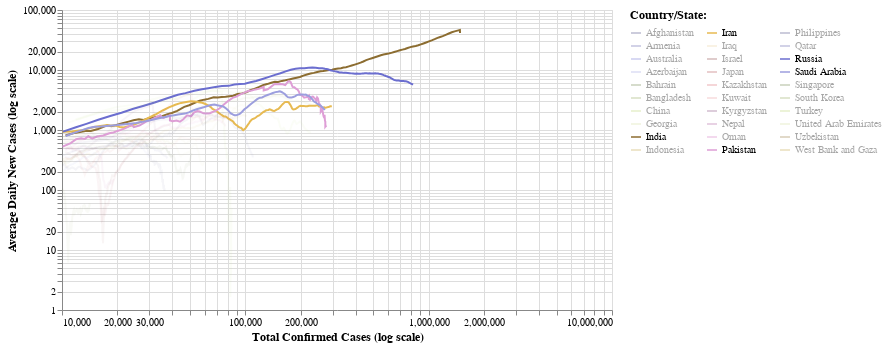

Notebook code cell kept with this figure:
### Markdown cell above
## Asia-Pacific

### Code cell
#hide_input
make_chart(df_asiapacific)

### Figure 1 — Vega-Lite specification as saved in the notebook (floating-point values rounded to 4 significant figures; data arrays with more than 128 entries replaced by an {"elided": "..."} marker saying what was removed)
{"config": {"view": {"continuousWidth": 400, "continuousHeight": 300}, "axis": {"labelFontSize": 10, "titleFontSize": 12}, "legend": {"labelFontSize": 10, "titleFontSize": 12}}, "data": {"name": "data-5c184bfe55a223af6c6173802e4e4050"}, "mark": "line", "encoding": {"color": {"type": "nominal", "field": "country", "legend": {"columns": 3, "symbolLimit": 30, "title": "Country/State:"}, "scale": {"scheme": "category20b"}}, "opacity": {"condition": {"value": 1, "selection": "selector004"}, "value": 0.05}, "tooltip": [{"type": "nominal", "field": "country"}, {"type": "temporal", "field": "date"}, {"type": "quantitative", "field": "confirmed"}, {"type": "quantitative", "field": "daily_new_abs"}, {"type": "quantitative", "field": "daily_new_avg"}], "x": {"type": "quantitative", "field": "confirmed", "scale": {"type": "log"}, "title": "Total Confirmed Cases (log scale)"}, "y": {"type": "quantitative", "field": "daily_new_avg", "scale": {"type": "log"}, "title": "Average Daily New Cases (log scale)"}}, "selection": {"selector004": {"type": "multi", "bind": "legend", "fields": ["country"], "init": [{"country": "India"}, {"country": "Russia"}, {"country": "Iran"}, {"country": "Pakistan"}, {"country": "Saudi Arabia"}]}}, "width": 550, "$schema": "https://vega.github.io/schema/vega-lite/v4.8.1.json", "datasets": {"data-5c184bfe55a223af6c6173802e4e4050": {"elided": "2422 records"}}}
